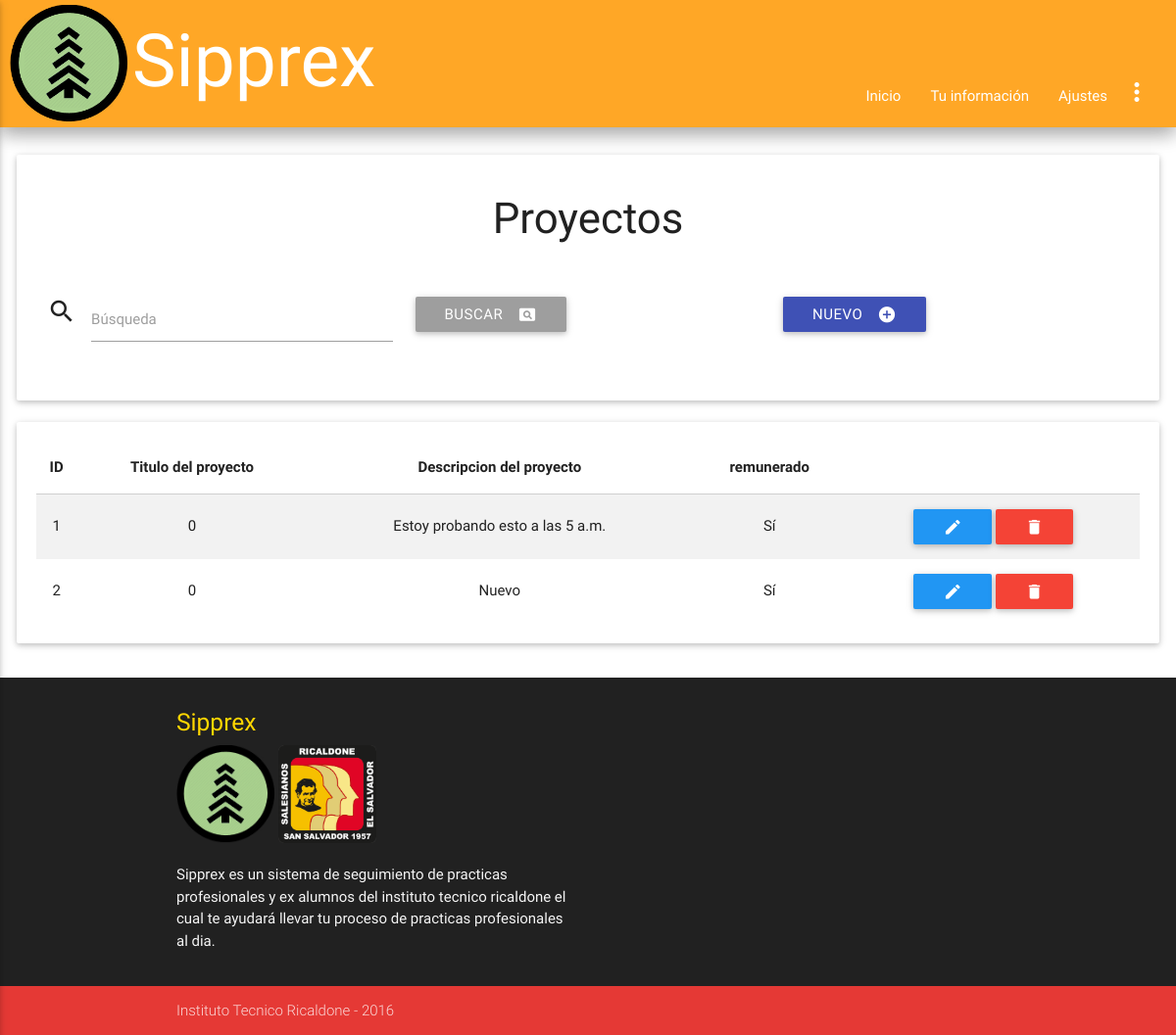
The page /publico/proyecto_index.php (signed in) on the database as committed earlier.
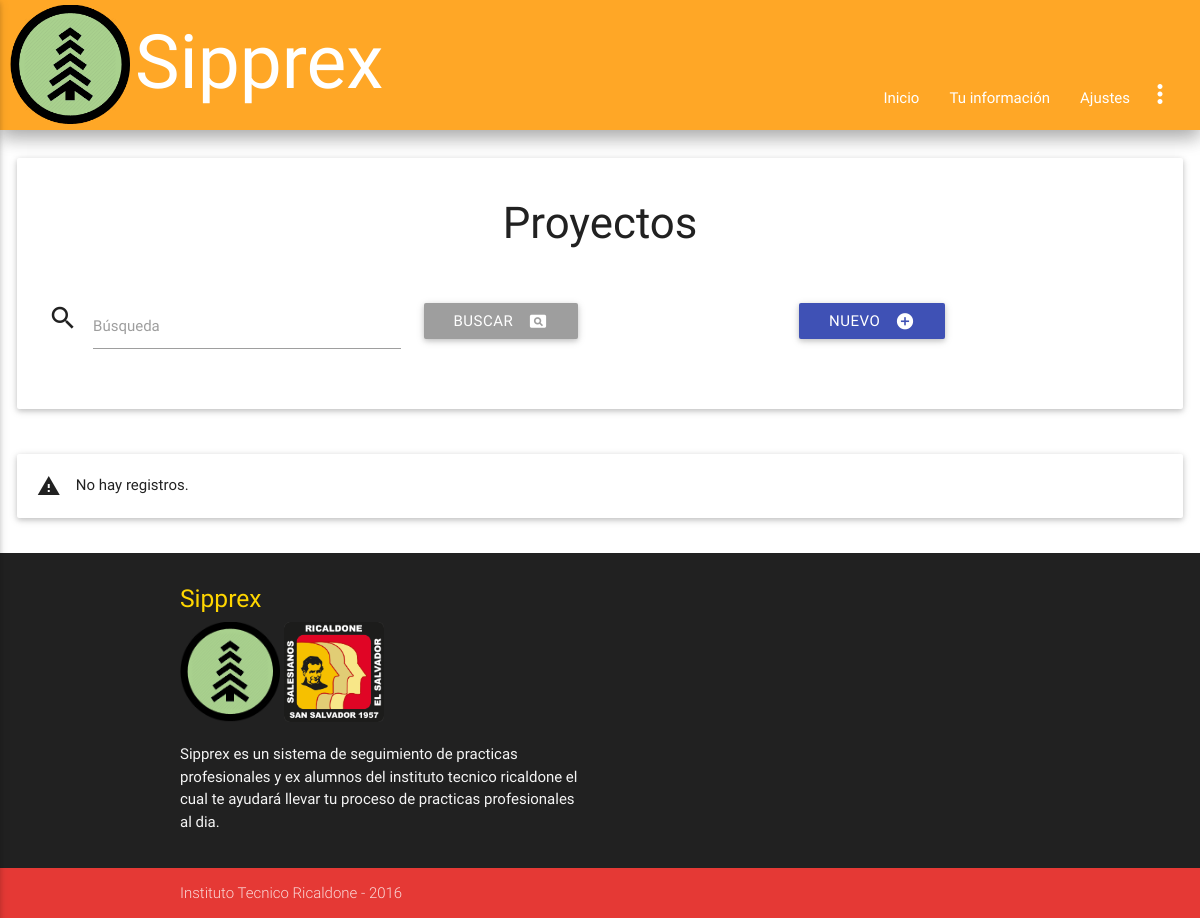
The same page on the database as committed later.
### tables this page shows
CREATE TABLE `proyecto` (
  `id_proyecto` int(11) NOT NULL,
  `id_exalum_encargado` int(11) DEFAULT NULL,
  `id_empre_encargado` int(11) DEFAULT NULL,
  `titulo` varchar(75) NOT NULL,
  `descripcion` varchar(666) NOT NULL,
  `fecha_propuesto` timestamp NOT NULL DEFAULT CURRENT_TIMESTAMP,
  `vigente` tinyint(1) NOT NULL DEFAULT '1',
  `remunerado` tinyint(1) NOT NULL
);

### bibliotecas/conexion.php (called while the page is built, shortened)
<?php
class Database
{
    private static $connection;
    private static function connect()
    {
        $server = 'localhost';
        $database = 'ssppea';
        $username = 'admin_sipprex';
        $password = 'sipprexricaldone';
        $options = array(PDO::MYSQL_ATTR_INIT_COMMAND => "set names utf8");
        self::$connection = null;
        try
        {
            self::$connection = new PDO("mysql:host=".$server."; dbname=".$database, $username, $password, $options);
            self::$connection->setAttribute(PDO::ATTR_ERRMODE, PDO::ERRMODE_EXCEPTION);
        }
        catch(PDOException $exception)
        {
            die($exception->getMessage());
        }
    }
    private static function desconnect()
    {
        self::$connection = null;
    }
    public static function getRows($query, $values)
    {
        $statement = self::$connection->prepare($query);
        $statement->execute($values);
        return $statement->fetchAll(PDO::FETCH_BOTH);
    }
}
?>

### publico/proyecto_index.php (the view, shortened to what this page needs)
<?php
 require("../bibliotecas/conexion.php");
 ?>
<!DOCTYPE html>
<html lang="es">
	<head>
		<?php include '../inc/styles.php'; ?>
	</head>
	<body>
		<?php include("../inc/nav.php")?>
		<div class="card-panel paneles">
			<div class="titulo">
				<h3>Proyectos</h3>
			</div>
			<br>
			<form method='post' autocomplete="off" class='row'>
				<div class='input-field col s6 m4'>
					<i class='material-icons prefix'>search</i>
					<input id='buscar' type='text' name='buscar' class='validate'/>
					<label for='buscar' class='active'>Búsqueda</label>
				</div>
				<div class='input-field col s6 m4'>
					<button type='submit' class='btn grey left'><i class='material-icons right'>pageview</i>Buscar</button>
				</div>
				<div class='input-field col s12 m4'>
					<a href='proyecto_save.php' class='btn indigo'><i class='material-icons right'>add_circle</i>Nuevo</a>
				</div>
			</form>
		</div>
		<?php
		if(!empty($_POST))
		{
			$search = strip_tags(trim($_POST['buscar']));
			$sql = "SELECT id_proyecto, titulo, descripcion, remunerado, fecha_propuesto, nombre_empresa FROM proyecto, empresas WHERE proyecto.id_empre_encargado = empresas.id_empresa AND id_empre_encargado = ? AND titulo LIKE ? ORDER BY id_proyecto";
			$params = array($_SESSION['id_empresa'],"%$search%");
		}
		else
		{
			$sql = "SELECT id_proyecto, titulo, descripcion, remunerado, fecha_propuesto, nombre_empresa FROM proyecto, empresas WHERE proyecto.id_empre_encargado = empresas.id_empresa AND id_empre_encargado = ? ORDER BY id_proyecto";
			$params = array($_SESSION['id_empresa']);
		}
		$data = Database::getRows($sql, $params);
		if($data != null)
		{
			$tabla = 	"<div class='card-panel paneles'>
							<table class='centered striped responsive-table'>
								<thead>
									<tr>
										<th>ID</th>
										<th>Titulo del proyecto</th>
										<th>Descripcion del proyecto</th>
										<th>remunerado</th>
									</tr>
								</thead>
								<tbody>";
				foreach($data as $row)
				{
					$tabla .= 	"<tr>
									<td>".htmlspecialchars($row[id_proyecto])."</td>
									<td>".htmlspecialchars($row[titulo])."</td>
									<td>".htmlspecialchars($row[descripcion])."</td>";
									if($row['remunerado'] == 0){
										$tabla .= "<td>Sí</td>";
									}
									else{
										$tabla .= "<td>No</td>";
									}
					$tabla .=	"	<td>
										<a href='proyecto_save.php?id=$row[id_proyecto]' class='btn blue'><i class='material-icons'>edit</i></a>
										<a href='proyecto_delete.php?id=".base64_encode($row[id_proyecto])."' class='btn red'><i class='material-icons'>delete</i></a>
									</td>
								</tr>";
				}
				$tabla .= "</tbody>
						</table>
					</div>";
			print($tabla);
		}
		else
		{
			print("<br><div class='card-panel paneles'><i class='material-icons left'>warning</i>No hay registros.</div>");
		}
	?>
	</body>
	<?php require("../inc/footer.php"); ?>
</html>

Rows that differ between the two databases and show on the page:
removed proyecto: id_proyecto "1", titulo "0", descripcion "Estoy probando esto a las 5 a.m.", remunerado "Sí"
removed proyecto: id_proyecto "2", titulo "0", descripcion "Nuevo", remunerado "Sí"
Other text that changed with them:
text no longer shown: "ID Titulo del proyecto Descripcion del proyecto remunerado"
text now shown: "No hay registros."
